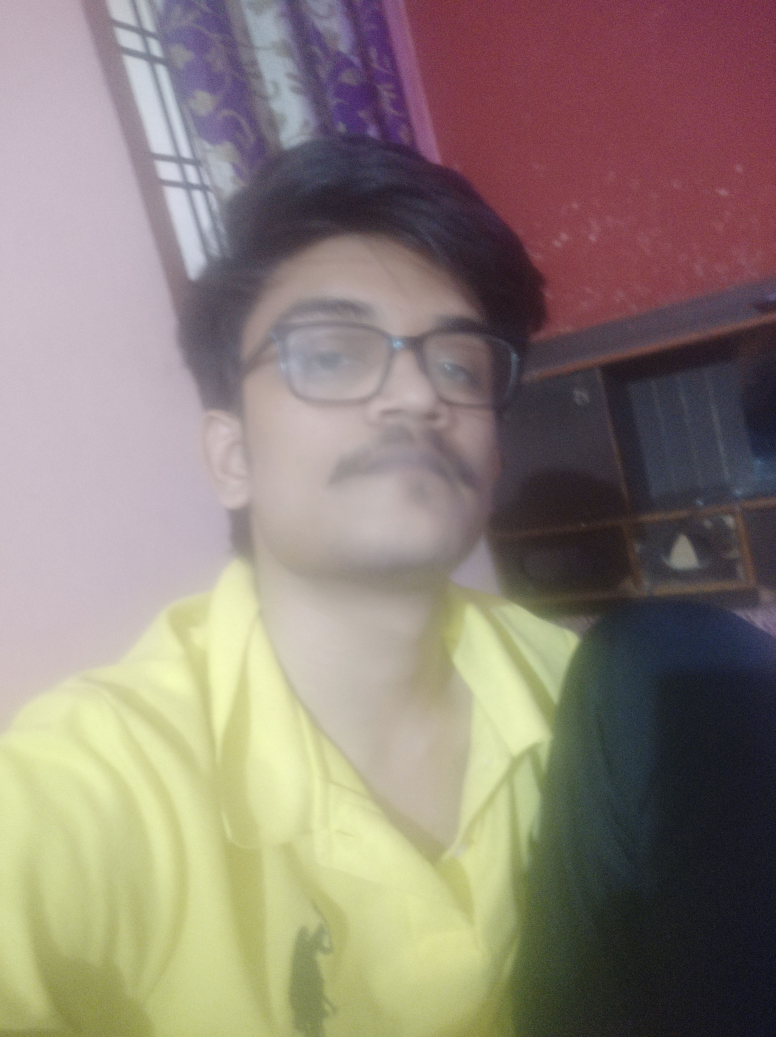
#> input picture reconstructed.jpg, 3880 x 5184 px, found by its file name (shown at 1/5 size)
$ python -i glass.py   (imports and definitions only)
#> lines starting #> are read from the running program, lines starting #| are printed output that depends on the picture
import cv2
import numpy as np

def GlassFilter():
    face = cv2.CascadeClassifier('haarcascade_frontalface_default.xml')
    filename='reconstructed.jpg'
    img=cv2.imread(filename)
#> img is the input picture: shape (5184, 3880, 3); mean B, G, R 119.4, 128.8, 140.8
    img = cv2.GaussianBlur(img,(5,5),cv2.BORDER_DEFAULT)
    img = cv2.resize(img, (160, 200))
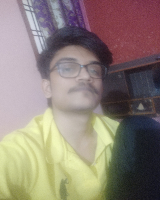
#> img: shape (200, 160, 3); mean B, G, R 119.3, 128.7, 140.7
    gray=cv2.cvtColor(img,cv2.COLOR_BGR2GRAY)
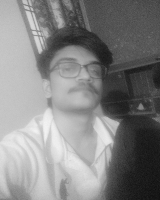
#> gray: shape (200, 160); min 14, max 242, mean 131.2
    print(gray)
#> (printed output is left out)
    fl=face.detectMultiScale(gray)
#> fl = [[50, 43, 62, 62]]
    glass=cv2.imread('glass1.png')
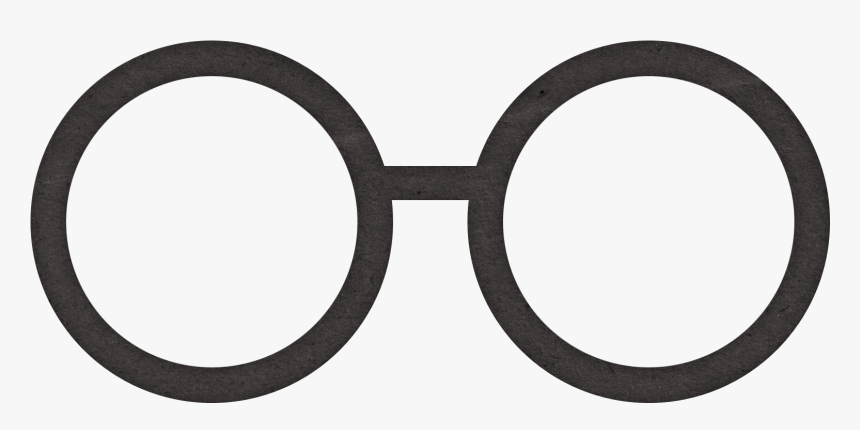
#> input picture FilterMask/glass1.png, 860 x 430 px, found by its file name
#> glass is the input picture: shape (430, 860, 3); mean B, G, R 207, 207.2, 208
    print("1")

    def put_glass(glass, fc, x, y, w, h):
        face_width = w
        face_height = h

        hat_width = face_width + 1
        hat_height = int(0.50 * face_height) + 1

        glass = cv2.resize(glass, (hat_width, hat_height))

        for i in range(hat_height):
            for j in range(hat_width):
                for k in range(3):
                    if glass[i][j][k] < 235:
                        fc[y + i - int(-0.20 * face_height)][x + j][k] = glass[i][j][k]
        return fc
    # print("fl = ",fl)
    t1 = cv2.getTickCount()
    for (x, y, w, h) in fl:
        print("2'\n")
        frame = put_glass(glass, img, x, y, w, h)
        print(frame)
#> this loop made 1 pass
#> (x, y, w, h, face_width in put_glass, face_height in put_glass, hat_width in put_glass, hat_height in put_glass) on pass 1: (50, 43, 62, 62, 62, 62, 63, 32)
#> (printed output is left out)
#> pass 1, in put_glass, `glass = cv2.resize(glass, (hat_width, hat_height))`:
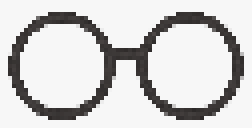
#> glass: shape (32, 63, 3) (shown 4 times larger); mean of channels 0, 1, 2 206.7, 206.9, 207.7; drawn as B, G, R
    print("3\n")
    t2 = cv2.getTickCount()
    frame = cv2.resize(frame, (160, 200))
    sharpen_kernel = np.array([[0,-1,0], [-1,5,-1], [0,-1,0]])
    frame = cv2.filter2D(frame, -1, sharpen_kernel)
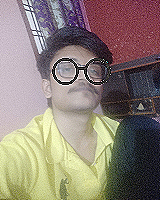
#> frame: shape (200, 160, 3); mean B, G, R 118.5, 128, 139.9
    print("time taken = ",(t2-t1)/cv2.getTickFrequency())
    return frame

>>> result = GlassFilter()
